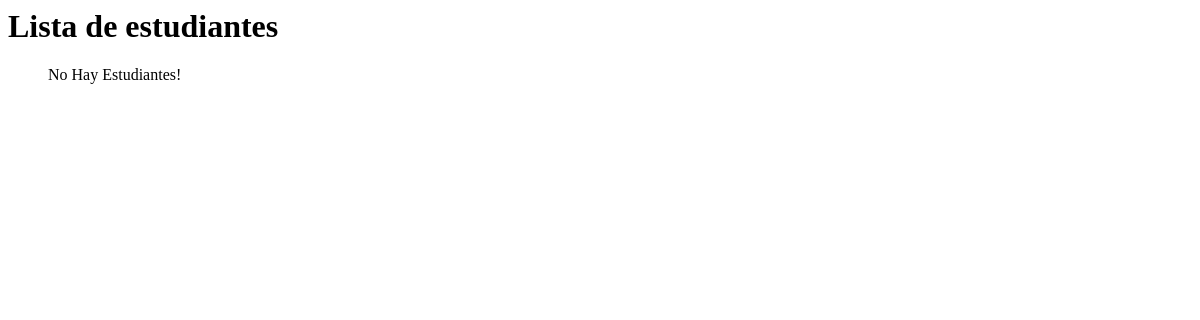
The page /estudiantes/ on the database as committed earlier.
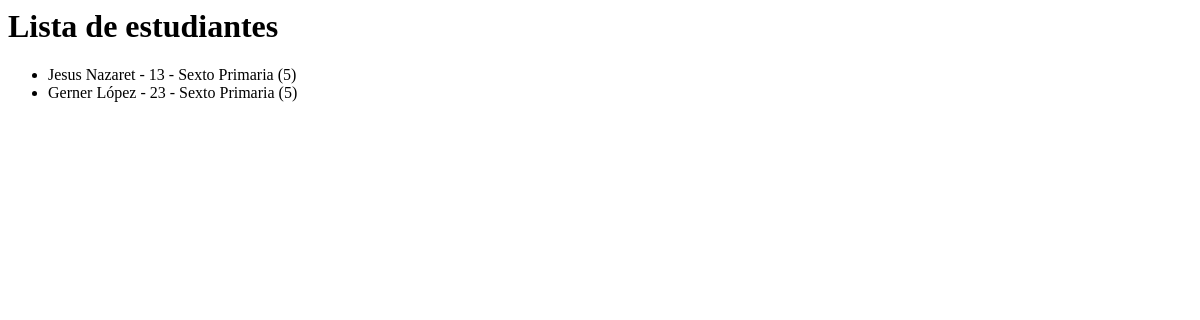
The same page on the database as committed later.
### estudiantes/models.py (models this page shows)
class Estudiante(models.Model):
	nombre = models.CharField(max_length=200)
	apellido = models.CharField(max_length=200)
	edad = models.IntegerField(default=0)
	grado = models.ForeignKey('grados.Grado')
	def __str__(self):
		return"%s %s - %s - %s" % (
			self.nombre,
			self.apellido,
			self.edad,
			self.grado)

### grados/models.py (models this page shows)
class Grado(models.Model):
	nombre = models.CharField(max_length=200)
	order = models.IntegerField(default=0)
	def __str__(self):
		return "%s (%s)" % (
			self.nombre,
			self.order)

### estudiantes/views.py (the view)
# urls.py: url(r'^estudiantes/', estudiantes_views.lista_estudiantes,
def lista_estudiantes(request):
	estudiantes = Estudiante.objects.all()
	return render(request, 'lista_estudiantes.html',{'estudiantes': estudiantes})

### estudiantes/templates/lista_estudiantes.html (shortened to what this page needs)
<html>
<head>
</head>
<body>
	<h1>Lista de estudiantes</h1>
	<ul>
	{% for estudiante in estudiantes %}
		<li>
			{{ estudiante}}
		</li>
	{% empty %}
	<p>No Hay Estudiantes!</p>
	{% endfor %}
	</ul>
</body>
</html>

Rows that differ between the two databases and show on the page:
added Estudiante: nombre+apellido+edad "Jesus Nazaret - 13 - Sexto Primaria (5)"
added Estudiante: nombre+apellido+edad "Gerner López - 23 - Sexto Primaria (5)"
Other text that changed with them:
text no longer shown: "No Hay Estudiantes!"
